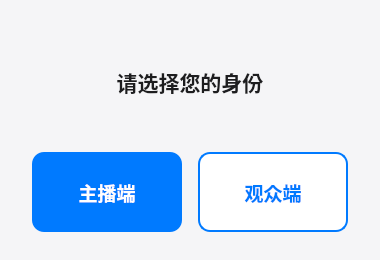
<?xml version="1.0" encoding="UTF-8"?>
<ui version="4.0">
 <class>RoleSelectDialog</class>
 <widget class="QDialog" name="RoleSelectDialog">
  <property name="geometry">
   <rect>
    <x>0</x>
    <y>0</y>
    <width>380</width>
    <height>260</height>
   </rect>
  </property>
  <property name="minimumSize">
   <size>
    <width>380</width>
    <height>260</height>
   </size>
  </property>
  <property name="maximumSize">
   <size>
    <width>380</width>
    <height>260</height>
   </size>
  </property>
  <property name="windowTitle">
   <string>选择身份</string>
  </property>
  <property name="styleSheet">
   <string notr="true">QDialog { background-color: #F5F5F7; }</string>
  </property>
  <layout class="QVBoxLayout" name="verticalLayout_main">
   <property name="spacing">
    <number>24</number>
   </property>
   <property name="leftMargin">
    <number>32</number>
   </property>
   <property name="topMargin">
    <number>36</number>
   </property>
   <property name="rightMargin">
    <number>32</number>
   </property>
   <property name="bottomMargin">
    <number>28</number>
   </property>
   <item>
    <widget class="QWidget" name="wdg_header" native="true">
     <property name="styleSheet">
      <string notr="true">background: transparent;</string>
     </property>
     <layout class="QVBoxLayout" name="verticalLayout_header">
      <property name="leftMargin">
       <number>0</number>
      </property>
      <property name="topMargin">
       <number>0</number>
      </property>
      <property name="rightMargin">
       <number>0</number>
      </property>
      <property name="bottomMargin">
       <number>0</number>
      </property>
      <item>
       <widget class="QLabel" name="label_prompt">
        <property name="font">
         <font>
          <family>Microsoft YaHei</family>
          <pointsize>16</pointsize>
          <weight>75</weight>
          <bold>true</bold>
         </font>
        </property>
        <property name="styleSheet">
         <string notr="true">color: #1D1D1F; background: transparent;</string>
        </property>
        <property name="text">
         <string>请选择您的身份</string>
        </property>
        <property name="alignment">
         <set>Qt::AlignCenter</set>
        </property>
       </widget>
      </item>
     </layout>
    </widget>
   </item>
   <item>
    <layout class="QHBoxLayout" name="horizontalLayout_buttons">
     <property name="spacing">
      <number>16</number>
     </property>
     <item>
      <widget class="QPushButton" name="pb_broadcaster">
       <property name="minimumSize">
        <size>
         <width>0</width>
         <height>80</height>
        </size>
       </property>
       <property name="font">
        <font>
         <family>Microsoft YaHei</family>
         <pointsize>14</pointsize>
         <weight>75</weight>
         <bold>true</bold>
        </font>
       </property>
       <property name="styleSheet">
        <string notr="true">QPushButton { background-color: #007AFF; color: #FFFFFF; border: none; border-radius: 12px; } QPushButton:hover { background-color: #0066D6; } QPushButton:pressed { background-color: #0055B3; }</string>
       </property>
       <property name="text">
        <string>主播端</string>
       </property>
       <property name="cursor">
        <cursorShape>PointingHandCursor</cursorShape>
       </property>
      </widget>
     </item>
     <item>
      <widget class="QPushButton" name="pb_viewer">
       <property name="minimumSize">
        <size>
         <width>0</width>
         <height>80</height>
        </size>
       </property>
       <property name="font">
        <font>
         <family>Microsoft YaHei</family>
         <pointsize>14</pointsize>
         <weight>75</weight>
         <bold>true</bold>
        </font>
       </property>
       <property name="styleSheet">
        <string notr="true">QPushButton { background-color: #FFFFFF; color: #007AFF; border: 1.5px solid #007AFF; border-radius: 12px; } QPushButton:hover { background-color: #F0F0F5; } QPushButton:pressed { background-color: #E5E5EA; }</string>
       </property>
       <property name="text">
        <string>观众端</string>
       </property>
       <property name="cursor">
        <cursorShape>PointingHandCursor</cursorShape>
       </property>
      </widget>
     </item>
    </layout>
   </item>
  </layout>
 </widget>
 <resources/>
 <connections/>
</ui>
